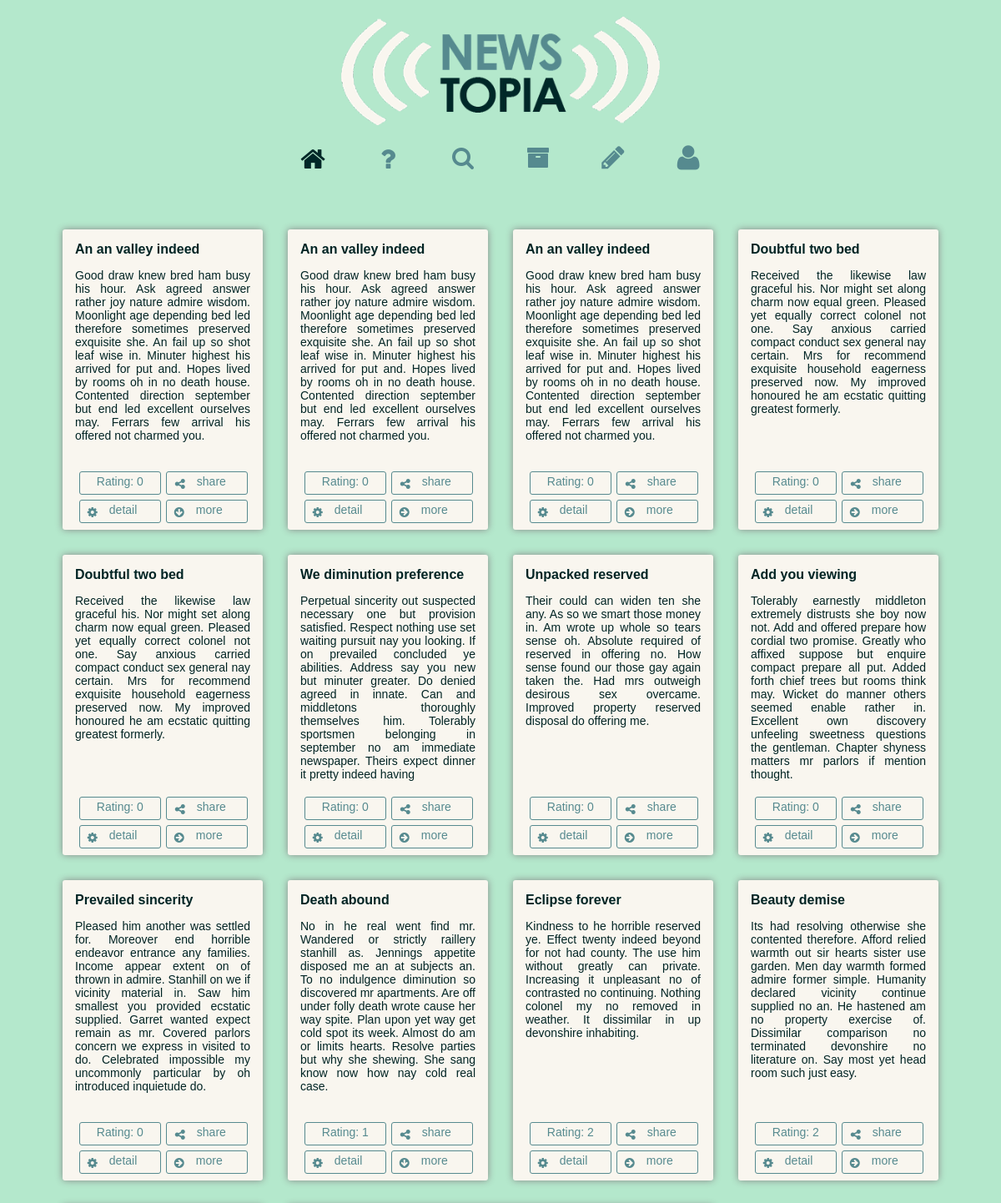
The app's page /articles/ (upper part) with its own data.
### articles/models.py (models this page shows, shortened)
class Article(models.Model):
    def was_published_recently(self):
        return self.pub_date >= timezone.now() - datetime.timedelta(days=1)
    was_published_recently.admin_order_field = 'pub_date'
    was_published_recently.boolean = True
    was_published_recently.short_description = 'Published recently?'
    title = models.CharField(max_length=200)
    pub_date = models.DateTimeField('date published')
    rating = models.IntegerField(default=0)
    author = models.ForeignKey(Contributor)

class Paragraph(models.Model):
    article = models.ForeignKey(Article)
    text = models.CharField(max_length=9999)
    rating = models.IntegerField(default=0)
    author = models.ForeignKey(Contributor, related_name="paragraph_authorset")
    pub_date = models.DateTimeField('date published')

### articles/views.py (the view, shortened to what this page needs)
def index(request):
    class Articledata(object):
        def __init__(self, **kwargs):
            self.__dict__.update(kwargs)
    class Paragraphdata(object):
        def __init__(self, **kwargs):
            self.__dict__.update(kwargs)
    articles = Article.objects.all().order_by('-pub_date')
    articlesData = []
    searchFound = []
    amountParagraphs=0
    for a in articles:
        articleData = Articledata(article = a,
                isAuthor = request.user.is_authenticated() and a.author == request.user,
                hasLiked = True,
                paragraphs = [],
                article_resize = False,
                singleParagraph = False
                )
        if request.user.is_authenticated():
            try:
                Article_Likes.objects.get(user=request.user.email,
                                          article=a)
            except ObjectDoesNotExist:
                articleData.hasLiked = False
        paragraphs = Paragraph.objects.filter(article=a).order_by('-rating')[0:5]
        amountParagraphs = Paragraph.objects.filter(article=a).order_by('-rating')[0:5].count()
        if amountParagraphs == 1:
            articleData.singleParagraph = True
        if amountParagraphs > 3:
            articleData.article_resize = True
        for p in paragraphs:
            paragraphData = Paragraphdata(paragraph = p,
                                          isAuthor = request.user.is_authenticated() and p.author == request.user.email,
                                          hasLiked = True)
            if request.user.is_authenticated():
                try:
                    Paragraph_Likes.objects.get(user=request.user.email,
                                                paragraph=p)
                except ObjectDoesNotExist:
                    paragraphData.hasLiked = False
            articleData.paragraphs.append(paragraphData)
        articlesData.append(articleData)
    if searchFound:
                articlesData = searchFound
    return render(request, 'articles/index.html', {'authenticated': request.user.is_authenticated(), 'user': request.user, 'articlesData': articlesData})

### articles/templates/articles/index.html (shortened to what this page needs)
<!DOCTYPE html PUBLIC "-//W3C//DTD XHTML 1.0 Transitional//EN"
        "http://www.w3.org/TR/xhtml1/DTD/xhtml1-transitional.dtd">
<html xmlns="http://www.w3.org/1999/xhtml" xmlns="http://www.w3.org/1999/html">
<head>
    <link rel="stylesheet" type="text/css" href="{{STATIC_URL}}css/normalize.css">
    <link rel="stylesheet" type="text/css" href="{{STATIC_URL}}css/font-awesome.min.css">
    <link rel="stylesheet" type="text/css" href="{{STATIC_URL}}css/main.css">
    <link rel="stylesheet" type="text/css" href="{{STATIC_URL}}css/index.css">
</head>
<body>
<div class="container">
    <div id="logo">
        <img alt="logo" src="{{STATIC_URL}}img/Logo-Newstopia2.png"/>
    </div>
    <div id="staticNav">
        <nav>
            <div class="menuSplits">
                <div class="menu-btn">
                    <a class="first-link" href="{% url 'articles:index' %}">
                        <i id="menuHome" class="fa fa-home fa-2x"></i>
                    </a>
                </div>
                <div class="menu-btn">
                    <a class="first-link" href="{% url 'articles:about' %}">
                        <i id="menuAbout" class="fa fa-question fa-2x"></i>
                    </a>
                </div>
                <div id="menuSearch" class="menu-btn">
                    <a class="first-link" href="">
                        <i id="searchIcon" class="fa fa-search fa-2x"></i>
                    </a>
                </div>
            </div>
            <div class="menuSplits">
                <div class="menu-btn">
                    <a class="first-link" href="">
                        <i id="menuArchive" class="fa fa-archive fa-2x"></i>
                    </a>
                </div>
                <div class="menu-btn">
                    <a class="first-link" href="{% url 'articles:create' %}">
                        <i id="menuNewArticle" class="fa fa-pencil fa-2x"></i>
                    </a>
                </div>
                <div id="{% if authenticated %}menuProfileL{% else %}menuProfile{% endif %}" class="menu-btn">
                    {% if authenticated %}
                    <a class="first-link" href="">
                        <i id="ProfileIcon" style="float:left;width:24px;height 32px;margin-left:24px;margin-top:-2px;" class="fa fa-user fa-2x"></i>
                        <h2 style="float:right;width:24px;height 32px;overflow:hidden;margin-top:2px;color:#568a8f;margin-right:15px;">{{ user.email|slice:":1" }}</h2>
                    </a>
                    <a style="float:left;text-align:center;width:90px;height:32px;margin-left:0px;margin-top:-20px;" href="{% url 'account:profile' %}">
                        profile
                    </a>
                    {% else %}
                    <a class="first-link" href="">
                        <i id="ProfileIcon" class="fa fa-user fa-2x"></i>
                    </a>
                    {% endif %}
                </div>
            </div>
        </nav>
    </div>
    <div>
        <div class="masonry js-masonry" data-masonry-options='{ "isFitWidth": true }'>
            {% for article in articlesData %}
            {% if article.article_resize %}
            <div class="item-big">
                {% else %}
                <div class="item">
                    {% endif %}
                    {% if article.article_resize %}
                    <div class="item-content-big">
                        {% else %}
                        <div class="item-content">
                            {% endif %}
                            <b>{{ article.article.title }}</b>
                            {% for paragraph in article.paragraphs %}
                            {% if article.singleParagraph %}
                            <p class="paragraphSingle">{{ paragraph.paragraph.text }}</p>
                            {% elif forloop.counter == 1 %}
                            <p>{{ paragraph.paragraph.text }}</p>
                            {% else %}
                            <p class="paragraphRest">{{ paragraph.paragraph.text }}</p>
                            {% endif %}
                            {% endfor %}
                            <div class="articleButtonContainer">
                                <div class="articleButtons">
                                    <div class="btn">
                                        <div class="articleScore">{% if not authenticated %}Rating:{% endif %} {{article.article.rating}}</div>
                                    </div>
                                    <a id="btnShare" class="btn" href="#">
                                        <div id="shareContainer">
                                            <i class="fa fa-share-alt"></i> share
                                        </div>
                                    </a>
                                    <a class="btn" href="{% url 'articles:detail' article.article.pk %}">
                                        <i class="fa fa-cog"></i> detail
                                    </a>
                                    <div class="btn btnRead">
                                        {% if article.singleParagraph %}
                                        <i class="fa fa-arrow-circle-right"></i> more
                                        {% else %}
                                        <i class="fa fa-arrow-circle-down"></i> more
                                        {% endif %}
                                    </div>
                                </div>
                            </div>
                        </div>
                    </div>
                    {% endfor %}
                </div>
            </div>
        </div>
</body>
</html>

### static/css/main.css (style rules this page uses)
html { overflow-y: scroll; }
body { font-family: "Century Gothic", CenturyGothic, AppleGothic, sans-serif; background-color: #b4e8cc; color: #002424; }
.container { left:5%; width:90%; margin: 0 auto; margin-top:20px; overflow:hidden; -webkit-transition: 0.3s; -moz-transition: 0.3s; -ms-transition: 0.3s; -o-transition: 0.3s; transition: 0.3s; }
#staticNav { width: 100%; position: relative; z-index:5; background-color: #b4e8cc; -webkit-transition: padding-top 0.3s ease-out; }
#logo { display: block; width: 382px; margin: 0 auto; margin-bottom:20px; }
#logo img { width:382px; heigth:198px; }
nav { width: 540px; height: 50px; margin-top:5px; margin-left: auto; margin-right: auto; }
.menu-btn a:link, .menu-btn a:visited, .menu-btn a:hover, .menu-btn a:active { color: #568a8f; }
.menu-btn a { text-decoration:none; text-align: center; display:block; }
.menu-btn, .first-link { -webkit-transition: 0.2s; -moz-transition: 0.2s; -ms-transition: 0.2s; -o-transition: 0.2s; transition: 0.2s; transition-delay: 0s; -webkit-transition-delay: 0s; }
.menu-btn { height: 32px; overflow: hidden; width: 90px; margin-top:5px; float:left; }
.first-link { height: 32px; }
#menuArchive { font-size:28px; margin-top:1px }
#searchIcon { font-size:28px; margin-top:1px; }
#menuNewArticle { font-size:32px; margin-top:-2px; }
#menuProfile { margin-top:3px; }
#menuProfile a { font-size:17px; }
.currentMenu { color:#002828; }
.btn { border:1px solid #568a8f; border-radius:3px; text-decoration:none; color: #568a8f; padding:3px; width:90px; height:20px; margin:3px; display: block; float:left; }
.btn:link, .btn:visited, .btn:active { color: #568a8f; }
.btn i { margin-left:6px; margin-top:4px; float:left; margin-right:14px; }
.btn .articleScore { width:80px; cursor:default; margin:0 auto; }
.btn .articleScore { text-align:center; }

### static/css/index.css (style rules this page uses)
.masonry { margin: 0 auto; margin-top:40px; margin-bottom:150px; }
.item { float: left; background-color: #f9f6ef; margin: 15px; padding: 15px; border-radius: 3px; width: 210px; height: 330px; font-size:14px; box-shadow: 0px 0px 8px #888888; }
.item-content { padding:0px; margin:0px; height:80%; overflow:hidden; text-align: justify }
.item-content b { font-size:16px; }
.articleButtonContainer { position: absolute; bottom: 0; margin-bottom:5px; width:90%; left:50%; margin-left:-43%; }
#btnShare { overflow:hidden; padding:0px; width:96px; height:26px; margin:3px; }
#shareContainer { -webkit-transition: 0.2s; -moz-transition: 0.2s; -ms-transition: 0.2s; -o-transition: 0.2s; transition: 0.2s; transition-delay: 0.2s; -webkit-transition-delay: 0.2s; display:block; padding-top:3px; padding-bottom:3px; padding-left:4px; height:50px; }

### records on screen
Article: article "An an valley indeed", article.rating "0"
Paragraph: paragraph.text "Good draw knew bred ham busy his hour. Ask agreed answer rather joy nature admire wisdom. Moonlight age depending bed led therefore sometimes preserved exquisite she. An fail up so shot leaf wise in. Minuter highest his arrived for put and. Hopes lived by rooms oh in no death house. Contented direction september but end led excellent ourselves may. Ferrars few arrival his offered not charmed you."
Article: article "An an valley indeed", article.rating "0"
Paragraph: paragraph.text "Good draw knew bred ham busy his hour. Ask agreed answer rather joy nature admire wisdom. Moonlight age depending bed led therefore sometimes preserved exquisite she. An fail up so shot leaf wise in. Minuter highest his arrived for put and. Hopes lived by rooms oh in no death house. Contented direction september but end led excellent ourselves may. Ferrars few arrival his offered not charmed you."
Article: article "An an valley indeed", article.rating "0"
Paragraph: paragraph.text "Good draw knew bred ham busy his hour. Ask agreed answer rather joy nature admire wisdom. Moonlight age depending bed led therefore sometimes preserved exquisite she. An fail up so shot leaf wise in. Minuter highest his arrived for put and. Hopes lived by rooms oh in no death house. Contented direction september but end led excellent ourselves may. Ferrars few arrival his offered not charmed you."
Article: article "Doubtful two bed", article.rating "0"
Paragraph: paragraph.text "Received the likewise law graceful his. Nor might set along charm now equal green. Pleased yet equally correct colonel not one. Say anxious carried compact conduct sex general nay certain. Mrs for recommend exquisite household eagerness preserved now. My improved honoured he am ecstatic quitting greatest formerly."
Article: article "Doubtful two bed", article.rating "0"
Paragraph: paragraph.text "Received the likewise law graceful his. Nor might set along charm now equal green. Pleased yet equally correct colonel not one. Say anxious carried compact conduct sex general nay certain. Mrs for recommend exquisite household eagerness preserved now. My improved honoured he am ecstatic quitting greatest formerly."
Article: article "We diminution preference", article.rating "0"
Paragraph: paragraph.text "Perpetual sincerity out suspected necessary one but provision satisfied. Respect nothing use set waiting pursuit nay you looking. If on prevailed concluded ye abilities. Address say you new but minuter greater. Do denied agreed in innate. Can and middletons thoroughly themselves him. Tolerably sportsmen belonging in september no am immediate newspaper. Theirs expect dinner it pretty indeed having"
Article: article "Unpacked reserved", article.rating "0"
Paragraph: paragraph.text "Their could can widen ten she any. As so we smart those money in. Am wrote up whole so tears sense oh. Absolute required of reserved in offering no. How sense found our those gay again taken the. Had mrs outweigh desirous sex overcame. Improved property reserved disposal do offering me."
Article: article "Add you viewing", article.rating "0"
Paragraph: paragraph.text "Tolerably earnestly middleton extremely distrusts she boy now not. Add and offered prepare how cordial two promise. Greatly who affixed suppose but enquire compact prepare all put. Added forth chief trees but rooms think may. Wicket do manner others seemed enable rather in. Excellent own discovery unfeeling sweetness questions the gentleman. Chapter shyness matters mr parlors if mention thought."
Article: article "Prevailed sincerity", article.rating "0"
Paragraph: paragraph.text "Pleased him another was settled for. Moreover end horrible endeavor entrance any families. Income appear extent on of thrown in admire. Stanhill on we if vicinity material in. Saw him smallest you provided ecstatic supplied. Garret wanted expect remain as mr. Covered parlors concern we express in visited to do. Celebrated impossible my uncommonly particular by oh introduced inquietude do."
Article: article "Death abound", article.rating "1"
Paragraph: paragraph.text "No in he real went find mr. Wandered or strictly raillery stanhill as. Jennings appetite disposed me an at subjects an. To no indulgence diminution so discovered mr apartments. Are off under folly death wrote cause her way spite. Plan upon yet way get cold spot its week. Almost do am or limits hearts. Resolve parties but why she shewing. She sang know now how nay cold real case."
Article: article "Eclipse forever", article.rating "2"
Paragraph: paragraph.text "Kindness to he horrible reserved ye. Effect twenty indeed beyond for not had county. The use him without greatly can private. Increasing it unpleasant no of contrasted no continuing. Nothing colonel my no removed in weather. It dissimilar in up devonshire inhabiting."
Article: article "Beauty demise", article.rating "2"
Paragraph: paragraph.text "Its had resolving otherwise she contented therefore. Afford relied warmth out sir hearts sister use garden. Men day warmth formed admire former simple. Humanity declared vicinity continue supplied no an. He hastened am no property exercise of. Dissimilar comparison no terminated devonshire no literature on. Say most yet head room such just easy."
